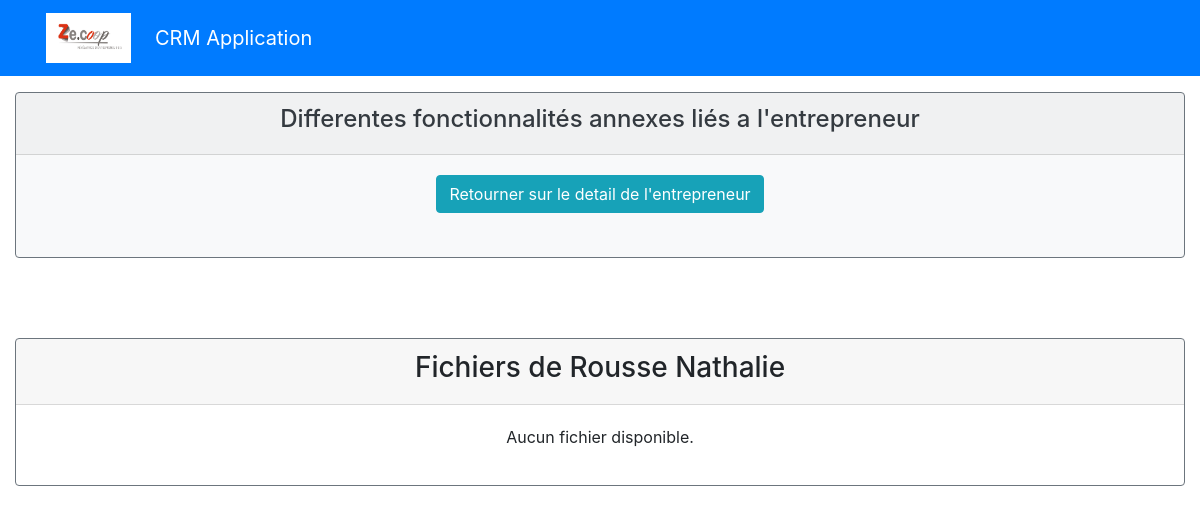
Page /home/2/fichiers/ on the earlier database version.
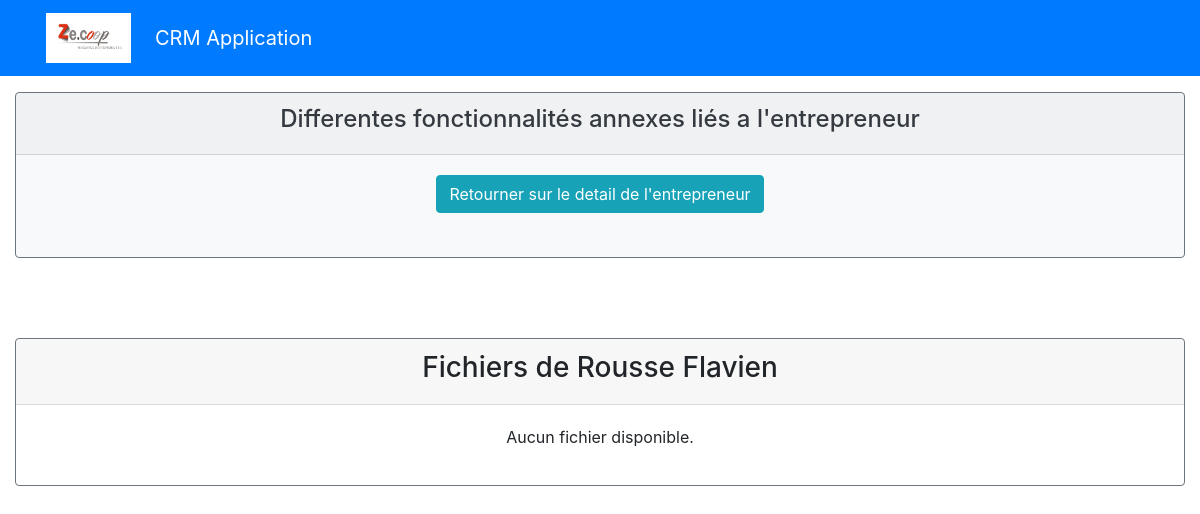
Same page on the later database version.
### appflux/models.py (models this page shows, shortened)
class Entrepreneur(models.Model):
    nom = models.CharField (max_length=30,)
    prenom = models.CharField(max_length=30, verbose_name="prénom")
    matricule = models.CharField(max_length=30, blank=True)
    photo = models.ImageField(default='avatar.jpg', upload_to='entrepreneur_avatars', blank=True,)
    telephone = models.CharField(max_length=15 ,blank=True, verbose_name="téléphone")
    structure = models.CharField(max_length=40, choices=STRUCTURE,)
    email = models.CharField(max_length=150,)
    nationalite = models.CharField(max_length=150, verbose_name="nationalité")
    naissance = models.CharField(max_length=100, verbose_name="pays de naissance",)
    numero = models.CharField( max_length=15 ,verbose_name="numéro de téléphone professionel", blank=True)
    adresse_postal = models.CharField(max_length=200, verbose_name="Code")
    adresse = models.CharField(max_length=200, blank=True, null=True)
    securite_social = models.CharField(max_length=240, blank=True, verbose_name=" Numéro de sécurité social")
    date_naissance = models.DateField(verbose_name="date de naissance")
    ville = models.CharField(max_length=120, verbose_name="lieu de résidence", blank=True )
    fonction = models.CharField(max_length=240, blank=True,)
    date_entree = models.DateField(blank=True, null= True, verbose_name="date d'entrée dans la CAE")
    debut = models.DateField(blank=True, null=True, verbose_name="date du début du contrat")
    motif = models.CharField(max_length=240, blank=True, verbose_name=' Contrat de travail', choices=TRAVAIL)
    activite = models.CharField(max_length=40, blank=True, verbose_name="type de activité", choices=ACTIVITE)
    manager = models.ForeignKey(User, on_delete=models.CASCADE, null=True, blank=True)

### appflux/views.py (the view)
# urls.py: path('home/<int:entrepreneur_id>/fichiers/', appflux.views.fichiers, name='fichiers'),
def fichiers(request, entrepreneur_id):
    entrepreneur = get_object_or_404(Entrepreneur, id=entrepreneur_id)
    fichiers = Fichier.objects.filter(entrepreneur=entrepreneur).order_by("-date_created")
    return render(request, 'appflux/fichiers.html', {'entrepreneur': entrepreneur, 'fichiers': fichiers})

### appflux/templates/appflux/fichiers.html (shortened to what this page needs)
{% extends "base.html" %}
{% block content %}
<div class="col">
  <div class="card text-white bg-light my-3 border-secondary"  >
      <div class="card-header text-center ">
          <h4 class = "text-dark">Differentes fonctionnalités annexes liés a l'entrepreneur</h4>
      </div>
      <div class="card-body text-center">
          <div class="row">
              <div class="col">
                  <a class="btn btn-info" href="{% url 'entrepreneur_detail' entrepreneur.id %}"> Retourner sur le detail de l'entrepreneur</a> </br>
              </div>
          </div>
      </div></br>
  </div>
</div>
<div class="col">
  <div class="card  my-3 border-secondary"  >
      <div class="card-header">
        <h3 class="text-center">Fichiers de {{entrepreneur.nom}} {{entrepreneur.prenom}} </h3>
      </div>
      <div class="card-body text-center">
          <div class="row">
              <div class="col">
                {% if fichiers %}
                  <ul class="list-unstyled">
                  {% for fichier in fichiers %}
                    <li><a href="{{ fichier.fichier.url }}">{{ fichier.nom }}</a> -- {{ fichier.date_created }}</li></br>
                  {% endfor %}
                  </ul>
                {% else %}
                  <p>Aucun fichier disponible.</p>
                {% endif %}
              </div>
      </div>
  </div>
  </div>
{% endblock content %}

Differences in the rows shown:
changed Entrepreneur "Rousse": prenom "Nathalie" → "Flavien"
